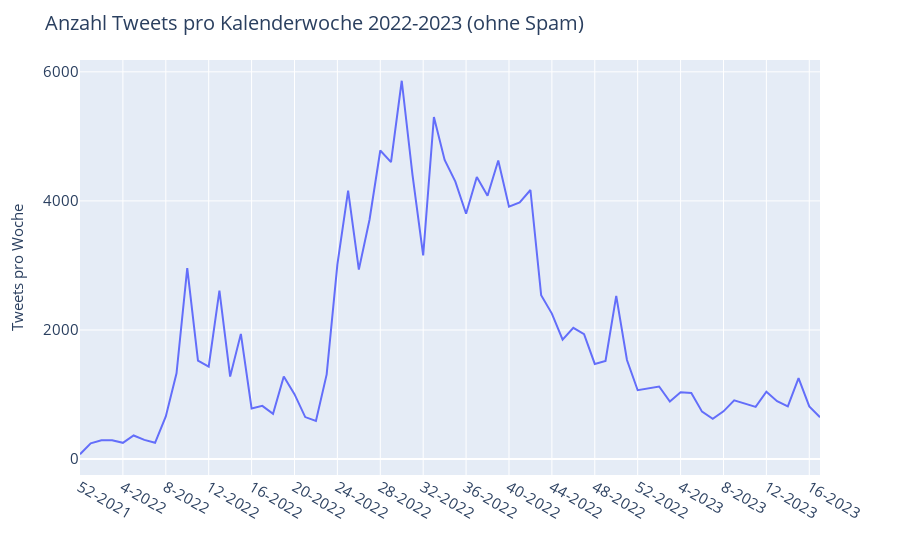

The notebook cell saved with this chart:
### Code cell
# 8. plot weekly tweets since 2022 input_corpus (only http + regular)

fig = px.line(input_corpus_per_week, x="week_year", y="count")

# change colors of lines
fig.update_traces(hovertemplate=None)
fig.update_layout(hovermode="x unified")
fig.update_layout(title=f'Anzahl Tweets je Kalenderwoche 2022-2023 (ohne Spam)', title_font_size=20)
fig.update_xaxes(title_text="", title_font=dict(size=15), nticks=20, tickfont=dict(size=15))
fig.update_yaxes(title_text="Tweets pro Woche", title_font=dict(size=15), nticks=5, tickfont=dict(size=15))


# update layout of legend to make it more readable
fig.update_layout(legend=dict(
    yanchor="top",
    y=0.99,
    xanchor="left",
    x=0.01,
    title='Kategorie',
    bgcolor="rgba(0,0,0,0)",
    font=dict(
        size=15
    )
))


fig.show()
fig.write_html("../data/html_plots/input_corpus_per_week.html")

### Figure 1 — Plotly figure (JSON) as saved in the notebook; plotly's stock layout.template omitted (floating-point values rounded to 4 significant figures)
{"data": [{"legendgroup": "", "line": {"color": "#636efa", "dash": "solid"}, "marker": {"symbol": "circle"}, "mode": "lines", "name": "", "orientation": "v", "showlegend": false, "type": "scatter", "x": ["52-2021", "1-2022", "2-2022", "3-2022", "4-2022", "5-2022", "6-2022", "7-2022", "8-2022", "9-2022", "10-2022", "11-2022", "12-2022", "13-2022", "14-2022", "15-2022", "16-2022", "17-2022", "18-2022", "19-2022", "20-2022", "21-2022", "22-2022", "23-2022", "24-2022", "25-2022", "26-2022", "27-2022", "28-2022", "29-2022", "30-2022", "31-2022", "32-2022", "33-2022", "34-2022", "35-2022", "36-2022", "37-2022", "38-2022", "39-2022", "40-2022", "41-2022", "42-2022", "43-2022", "44-2022", "45-2022", "46-2022", "47-2022", "48-2022", "49-2022", "50-2022", "51-2022", "52-2022", "1-2023", "2-2023", "3-2023", "4-2023", "5-2023", "6-2023", "7-2023", "8-2023", "9-2023", "10-2023", "11-2023", "12-2023", "13-2023", "14-2023", "15-2023", "16-2023", "17-2023"], "xaxis": "x", "y": [75, 244, 291, 292, 252, 366, 297, 252, 660, 1329, 2959, 1527, 1434, 2611, 1279, 1940, 785, 825, 703, 1281, 1006, 651, 590, 1313, 3017, 4160, 2936, 3713, 4781, 4602, 5862, 4409, 3156, 5301, 4635, 4300, 3802, 4372, 4081, 4626, 3912, 3978, 4169, 2540, 2254, 1850, 2033, 1937, 1474, 1521, 2529, 1536, 1067, 1095, 1125, 891, 1034, 1025, 735, 624, 740, 911, 856, 808, 1045, 897, 818, 1254, 816, 648], "yaxis": "y"}], "layout": {"hovermode": "x unified", "legend": {"bgcolor": "rgba(0,0,0,0)", "font": {"size": 15}, "title": {"text": "Kategorie"}, "tracegroupgap": 0, "x": 0.01, "xanchor": "left", "y": 0.99, "yanchor": "top"}, "margin": {"t": 60}, "title": {"font": {"size": 20}, "text": "Anzahl Tweets pro Kalenderwoche 2022-2023 (ohne Spam)"}, "xaxis": {"anchor": "y", "domain": [0, 1], "nticks": 20, "tickfont": {"size": 15}, "title": {"font": {"size": 15}, "text": ""}}, "yaxis": {"anchor": "x", "domain": [0, 1], "nticks": 5, "tickfont": {"size": 15}, "title": {"font": {"size": 15}, "text": "Tweets pro Woche"}}}}
